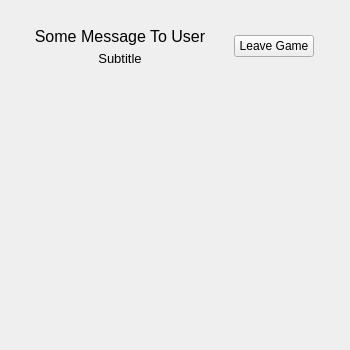
<?xml version="1.0" encoding="UTF-8"?>
<ui version="4.0">
 <class>GamePlayWidget</class>
 <widget class="QWidget" name="GamePlayWidget">
  <property name="geometry">
   <rect>
    <x>0</x>
    <y>0</y>
    <width>350</width>
    <height>350</height>
   </rect>
  </property>
  <property name="windowTitle">
   <string>Form</string>
  </property>
  <layout class="QVBoxLayout" name="verticalLayout_2">
   <item>
    <layout class="QVBoxLayout" name="verticalLayout">
     <item>
      <layout class="QHBoxLayout" name="horizontalLayout">
       <property name="spacing">
        <number>5</number>
       </property>
       <property name="sizeConstraint">
        <enum>QLayout::SetMinimumSize</enum>
       </property>
       <item>
        <layout class="QVBoxLayout" name="verticalLayout_3">
         <item>
          <widget class="QLabel" name="labelTitle">
           <property name="sizePolicy">
            <sizepolicy hsizetype="Preferred" vsizetype="Fixed">
             <horstretch>0</horstretch>
             <verstretch>0</verstretch>
            </sizepolicy>
           </property>
           <property name="font">
            <font>
             <pointsize>12</pointsize>
            </font>
           </property>
           <property name="text">
            <string>Some Message To User</string>
           </property>
           <property name="alignment">
            <set>Qt::AlignCenter</set>
           </property>
          </widget>
         </item>
         <item>
          <layout class="QHBoxLayout" name="horizontalLayout_2">
           <property name="sizeConstraint">
            <enum>QLayout::SetMinimumSize</enum>
           </property>
           <item>
            <widget class="QLabel" name="labelSubtitle">
             <property name="sizePolicy">
              <sizepolicy hsizetype="Fixed" vsizetype="Fixed">
               <horstretch>0</horstretch>
               <verstretch>0</verstretch>
              </sizepolicy>
             </property>
             <property name="font">
              <font>
               <pointsize>10</pointsize>
              </font>
             </property>
             <property name="text">
              <string>Subtitle</string>
             </property>
             <property name="alignment">
              <set>Qt::AlignCenter</set>
             </property>
            </widget>
           </item>
          </layout>
         </item>
        </layout>
       </item>
       <item>
        <widget class="QPushButton" name="buttonLeave">
         <property name="sizePolicy">
          <sizepolicy hsizetype="Fixed" vsizetype="Fixed">
           <horstretch>0</horstretch>
           <verstretch>0</verstretch>
          </sizepolicy>
         </property>
         <property name="text">
          <string>Leave Game</string>
         </property>
        </widget>
       </item>
      </layout>
     </item>
     <item>
      <widget class="BoardWidget" name="boardWidget" native="true">
       <property name="sizePolicy">
        <sizepolicy hsizetype="Preferred" vsizetype="Fixed">
         <horstretch>0</horstretch>
         <verstretch>0</verstretch>
        </sizepolicy>
       </property>
       <property name="minimumSize">
        <size>
         <width>200</width>
         <height>250</height>
        </size>
       </property>
      </widget>
     </item>
    </layout>
   </item>
  </layout>
 </widget>
 <customwidgets>
  <customwidget>
   <class>BoardWidget</class>
   <extends>QWidget</extends>
   <header>BoardWidget.h</header>
   <container>1</container>
  </customwidget>
 </customwidgets>
 <resources/>
 <connections/>
</ui>
